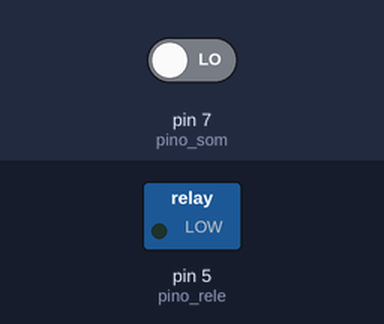
A sketch run on a simulated Arduino Uno, built with avr-gcc and run on an emulated ATmega328P. On the bench: switched loads named in the sketch (green lamp = pin HIGH). Dashed ring = blinking. Inputs (shaded band) come from the test bench; at power-on: pin 7 (pino_som) LOW.

Above: at 1.2 s.
1.3 s: pin 7 (pino_som) driven HIGH
At 4.2 s:
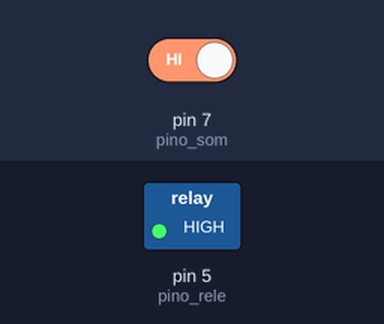
4.3 s: pin 7 (pino_som) driven LOW
At 5.4 s:
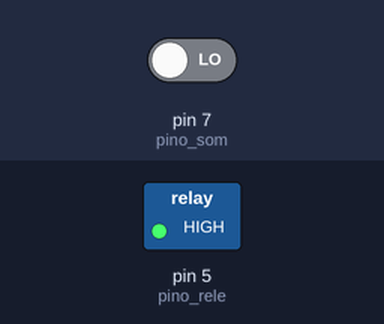
Timing chart, 0 to 7.3 s (numbered marks = the images above; inputs shaded):
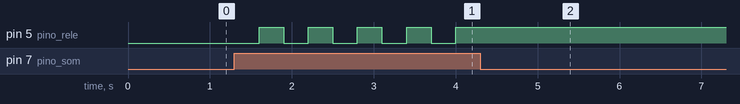

Measured:
- after the input at 1.3 s, pin 5 (pino_rele): alternates HIGH for 0.30 s and LOW for 0.30 s, starting after 0.30 s
- after the input at 4.3 s, pin 5 (pino_rele): stops changing and stays HIGH

The sketch:

Lampada_palmas.ino
```cpp
//Programa para acender as luzes com palmas
int pino_som = 7; //Define o pino que será utilizado para o sensor de som
int pino_rele = 5;     //E o que será utilizado para o rele
boolean rele = HIGH; // Define um booleano

void setup() {
  pinMode(pino_som, INPUT); //Coloca o pino do sensor de som como entrada
  pinMode(pino_rele, OUTPUT);   // E o do rele como saida
}

void loop() {
  int som = digitalRead(pino_som); //Verifica se a saida do sensor esta ativa

  if(som){ // Se o som estiver alto
    rele = !rele; //Operacao NAO: Se estiver LOW, passa pra HIGH. Se estiver HIGH passa para LOW
    digitalWrite(pino_rele, rele); // Manda o valor da variavel para o rele


    delay(300); // Aguarda 0.3 segundos
   }
}
```
